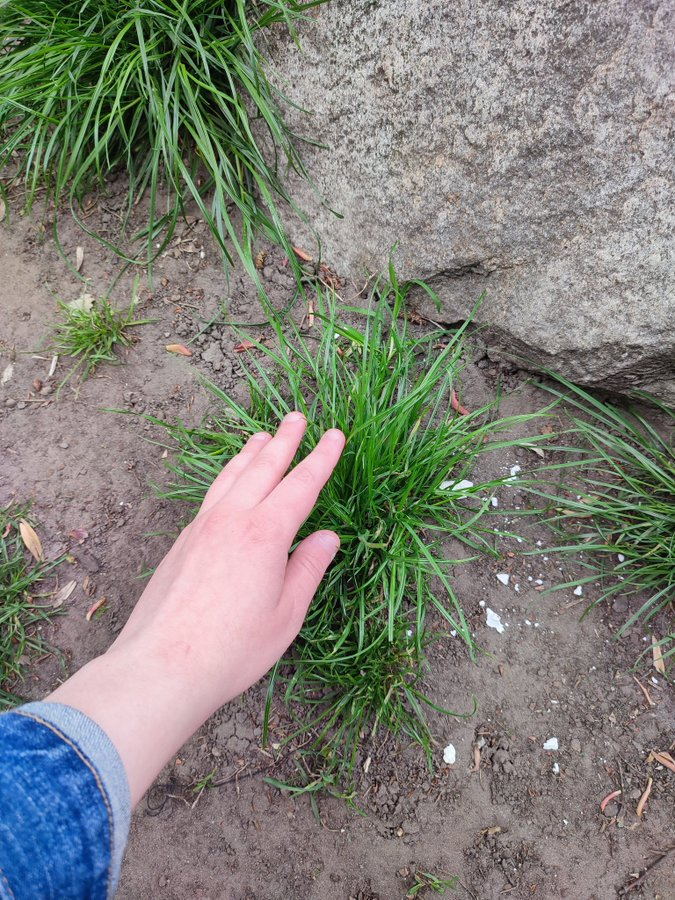
#> input picture images/hands/FQ8yoKhWYAMx5Ho.jpg, 675 x 900 px, found by its file name
$ python test-01.py
#> lines starting #> are read from the running program, lines starting #| are printed output that depends on the picture; after the words box and inside, x2 and y2 are one past the last pixel; in counts of white or black regions, pixels touching at a corner belong together
# This experiment to try to detect grass will be done in a few steps.
# 3. yea idk i just work here
import cv2 as cv
import numpy as np

image_path = f"images/hands/FQ8yoKhWYAMx5Ho.jpg"
image = cv.imread(image_path)
#> image is the input picture: shape (900, 675, 3); mean B, G, R 119.8, 128.1, 127.6
cv.imwrite("tmp.png", image)

image = cv.imread(image_path)

hsv = cv.cvtColor(image, cv.COLOR_BGR2HSV)
#> hsv: shape (900, 675, 3); mean H, S, V 71.8, 54.4, 140
gaussian = cv.GaussianBlur(hsv,(7, 7), 0)
#> gaussian: shape (900, 675, 3); mean H, S, V 71.8, 54.4, 140

# lower_range = np.array([42,100,100])
# upper_range = np.array([106,100,100])
# mask = cv.inRange(gaussian, lower_range, upper_range)

mask = cv.inRange(hsv, (36, 25, 25), (70, 255,255))
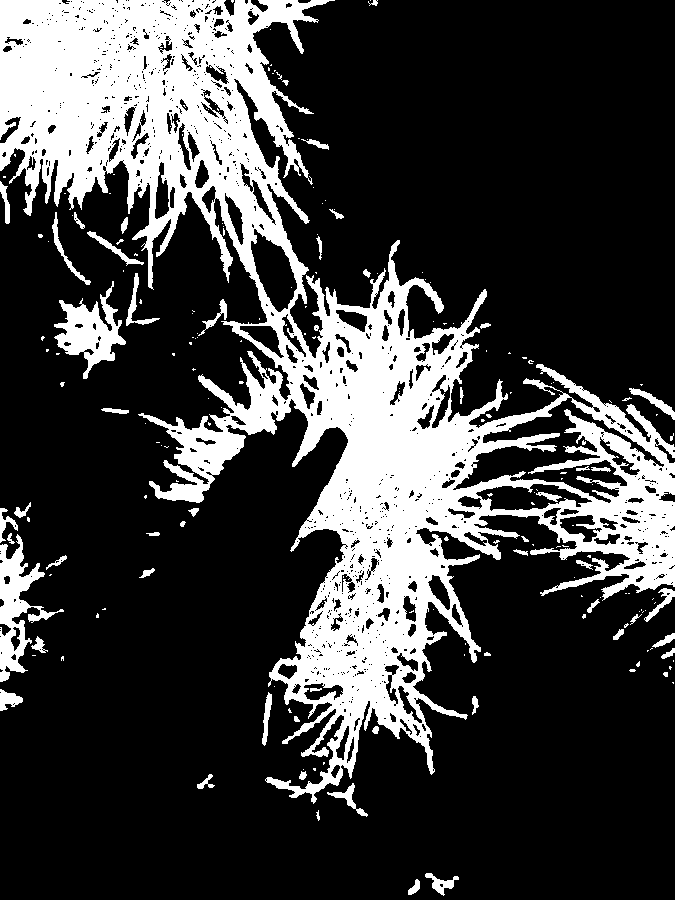
#> mask: shape (900, 675); 24.3% white; 203 white regions (147 under 20 px), largest, box (x1, y1, x2, y2) and area: (0, 0, 675, 804) 134903, (0, 534, 64, 682) 3098, (54, 281, 126, 379) 2836

cv.imshow('Original Image', hsv)
cv.imshow('Mask', mask)
cv.imshow('Gaussian', gaussian)

# cv.waitKey(50000)
cv.destroyAllWindows()

$ run again, with images/hands/FQturjjWQAgMdGk.jpg copied over images/hands/FQ8yoKhWYAMx5Ho.jpg
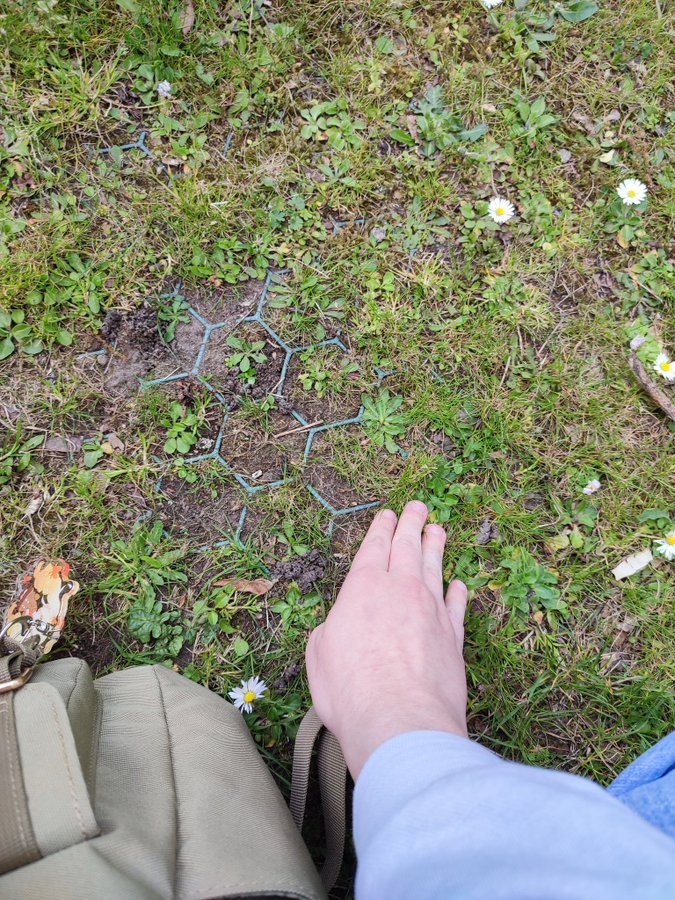
#> input picture images/hands/FQturjjWQAgMdGk.jpg, 675 x 900 px, found by its file name
#> image is the input picture: shape (900, 675, 3); mean B, G, R 112.7, 135.9, 133.3
#> hsv: shape (900, 675, 3); mean H, S, V 50.1, 78, 145.9
#> gaussian: shape (900, 675, 3); mean H, S, V 50.1, 78, 145.9
#> `mask = cv.inRange(hsv, (36, 25, 25), (70, 255,255))`:
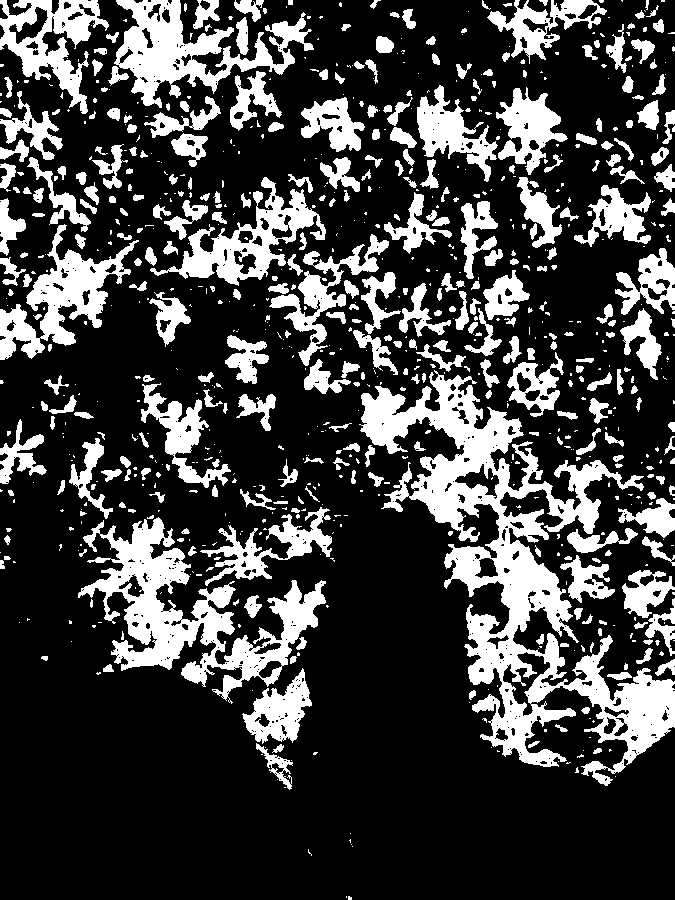
#> mask: shape (900, 675); 25.3% white; 834 white regions (490 under 20 px), largest, box (x1, y1, x2, y2) and area: (359, 370, 675, 786) 33992, (78, 517, 326, 704) 14437, (114, 0, 314, 108) 7919

$ run again, with images/hands/FQzGK3aXwAEJdcv.jpg copied over images/hands/FQ8yoKhWYAMx5Ho.jpg
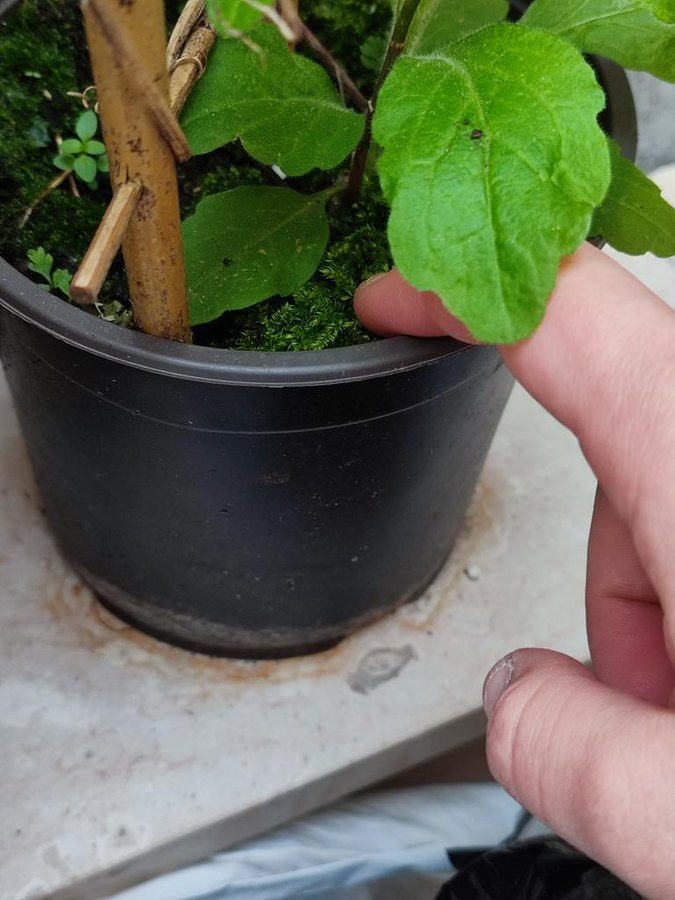
#> input picture images/hands/FQzGK3aXwAEJdcv.jpg, 675 x 900 px, found by its file name
#> image is the input picture: shape (900, 675, 3); mean B, G, R 85.7, 107.8, 103.8
#> hsv: shape (900, 675, 3); mean H, S, V 65.7, 85.8, 118.6
#> gaussian: shape (900, 675, 3); mean H, S, V 65.7, 85.8, 118.6
#> `mask = cv.inRange(hsv, (36, 25, 25), (70, 255,255))`:
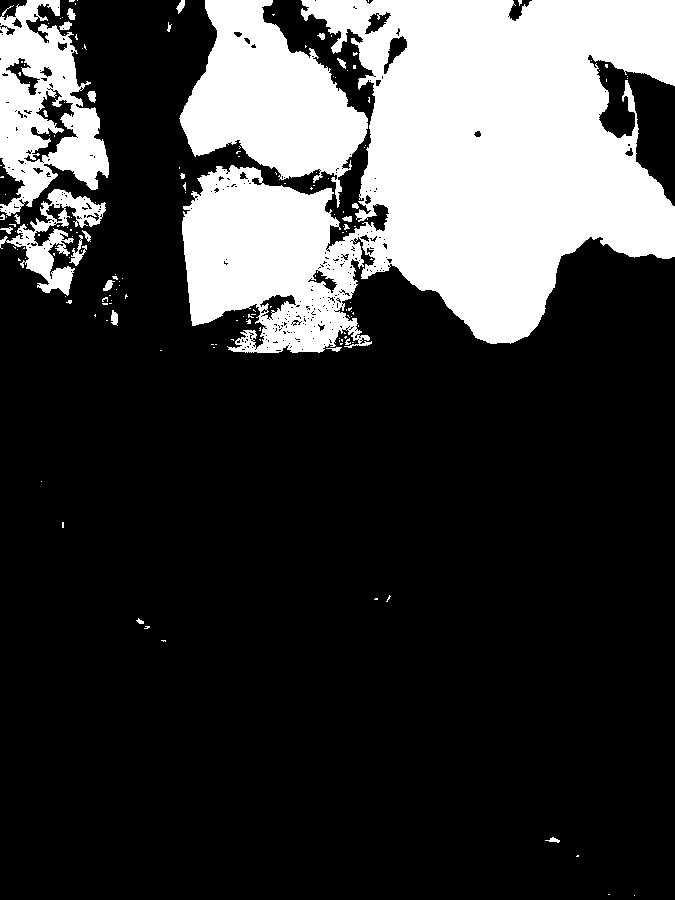
#> mask: shape (900, 675); 23.9% white; 163 white regions (136 under 20 px), largest, box (x1, y1, x2, y2) and area: (182, 0, 675, 353) 106762, (179, 0, 368, 208) 20682, (0, 0, 109, 216) 12592

$ run again, with images/hands/FR4ErcDUcAAjtyh.jpg copied over images/hands/FQ8yoKhWYAMx5Ho.jpg
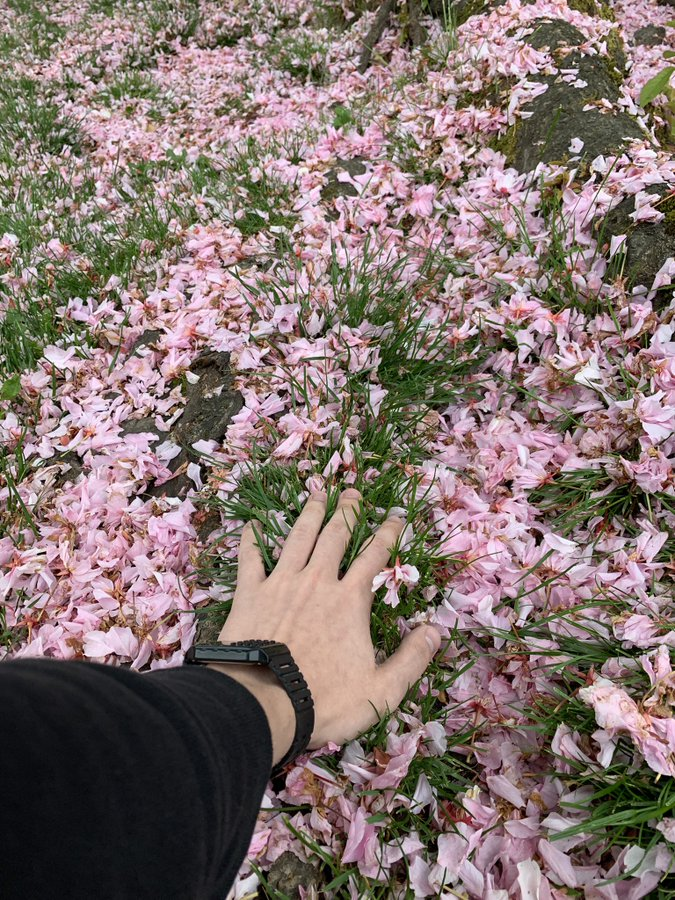
#> input picture images/hands/FR4ErcDUcAAjtyh.jpg, 675 x 900 px, found by its file name
#> image is the input picture: shape (900, 675, 3); mean B, G, R 110.9, 114.9, 131.9
#> hsv: shape (900, 675, 3); mean H, S, V 84.8, 69.1, 134.3
#> gaussian: shape (900, 675, 3); mean H, S, V 84.8, 69.1, 134.3
#> `mask = cv.inRange(hsv, (36, 25, 25), (70, 255,255))`:
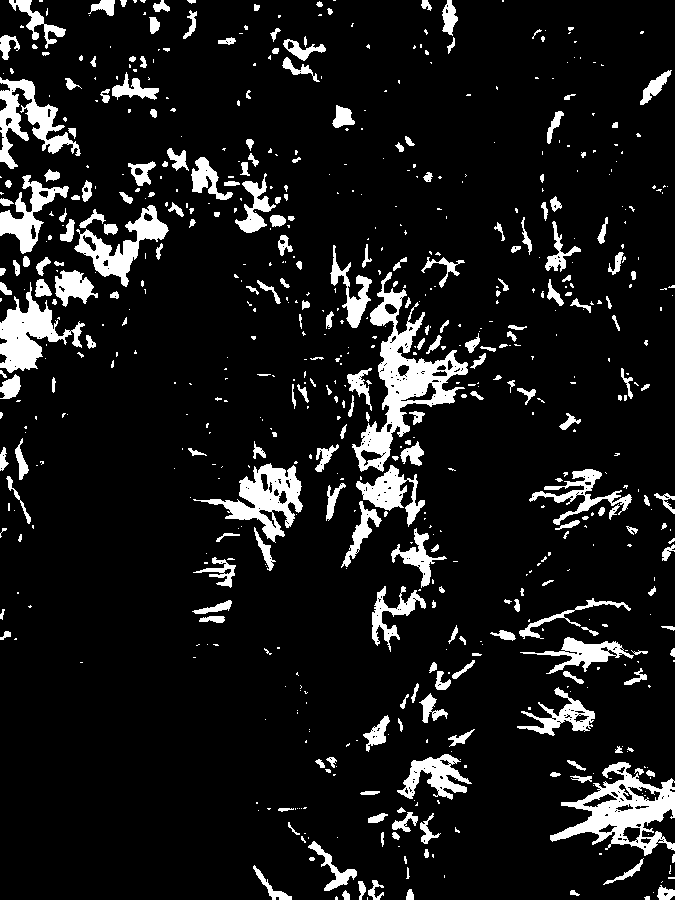
#> mask: shape (900, 675); 10.2% white; 673 white regions (418 under 20 px), largest, box (x1, y1, x2, y2) and area: (352, 272, 468, 472) 6008, (550, 762, 675, 856) 4536, (193, 463, 303, 543) 3036
